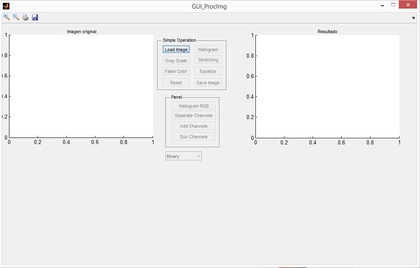
%> input picture 1.jpg, 420 x 268 px, shrunk from 1026 x 655 before the run
$ octave --eval "result = ecualizar(imread('1.jpg'));"   (GNU Octave 9; MATLAB toolbox functions it lacks are replaced by stand-ins)
%> lines starting %> are read from the running program, lines starting %| are printed output that depends on the picture
function [ec_img] = ecualizar(img)

%uint8 a double
img=im2double(img);
%muestra imagen original
figure('Name','Imagen original');
imshow(img);

%ecualizar(img);
mxm=size(img);
%> mxm = [268 420 3]
np=mxm(1)*mxm(2);
%> np = 112560
%% Ecualizaci髇 canal Rojo
[HistR,xHistR]=imhist(img(:,:,1));
%> HistR = 256 values, max 56815 at index 241, min 0 at index 3, mean 439.7; xHistR = 256 values from 0 to 1
fR=zeros(1,256);
fR(1)=0;
acumulado=HistR(1);
%> acumulado = 5
for i=2:255
    fR(i)= acumulado*1/np;
    acumulado=acumulado + HistR(i);
end
%> this loop made 254 passes
%> acumulado on passes 1 to 3: 6, 6, 6
%> after the loop, acumulado = 84366; fR = 256 values, max 0.742 at index 255, min 0 at index 1, mean 0.0471
fR(256)= 1;
%% Ecualizaci髇 canal Verde
[HistG,xHistG]=imhist(img(:,:,2));
%> HistG = 256 values, max 56882 at index 241, min 0 at index 3, mean 439.7; xHistG = 256 values from 0 to 1
fG=zeros(1,256);
fG(1)=0;
acumulado=HistG(1);
%> acumulado = 5
for i=2:255
    fG(i)= acumulado*1/np;
    acumulado=acumulado + HistG(i);
end
%> this loop made 254 passes
%> acumulado on passes 1 to 3: 9, 9, 11
%> after the loop, acumulado = 84423; fG = 256 values, max 0.742 at index 255, min 0 at index 1, mean 0.0476
fG(256)= 1;
%% Ecualizaci髇 canal Azul
[HistB,xHistB]=imhist(img(:,:,3));
%> HistB = 256 values, max 56724 at index 241, min 0 at index 2, mean 439.7; xHistB = 256 values from 0 to 1
fB=zeros(1,256);
fB(1)=0;
acumulado=HistB(1);
%> acumulado = 8
for i=2:255
    fB(i)= acumulado*1/np;
    acumulado=acumulado + HistB(i);
end
%> this loop made 254 passes
%> acumulado on passes 1 to 3: 8, 9, 9
%> after the loop, acumulado = 84431; fB = 256 values, max 0.743 at index 255, min 0 at index 1, mean 0.0474
fB(256)= 1;
%%Obtener la imagen ecualizada
pR=polyfit(xHistR,fR',7);
%> pR = [118.8 -329.7 353.7 -184.4 48.26 -5.87 0.265 -0.00217]
pG=polyfit(xHistG,fG',7);
%> pG = [119.2 -331.2 355.8 -186 48.88 -5.98 0.271 -0.00221]
pB=polyfit(xHistB,fB',7);
%> pB = [119.8 -333 358.3 -187.7 49.47 -6.08 0.279 -0.00233]
[X,Y,Z]=size(img);
%> X = 268; Y = 420; Z = 3
for i=1:X
    for j=1:Y
        ec_r(i,j)=polyval(pR,img(i,j,1));
    end
end
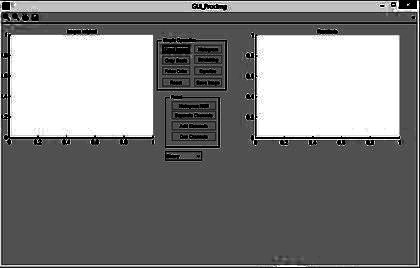
%> ec_r: size 268x420 double; min -0.00404, max 0.998, mean 0.497; drawn with min black and max white
for i=1:X
    for j=1:Y
        ec_g(i,j)=polyval(pG,img(i,j,2));
    end
end
for i=1:X
    for j=1:Y
        ec_b(i,j)=polyval(pB,img(i,j,3));
    end
end
ec_img(:,:,1)=ec_r;
ec_img(:,:,2)=ec_g;
ec_img(:,:,3)=ec_b;


%%Mostrar todo
figure('Name','Ecualizaci髇 histograma R');
subplot(3,1,1)
imhist(img(:,:,1))
subplot(3,1,2)
plot(xHistR,fR);
subplot(3,1,3)
imhist(ec_r)
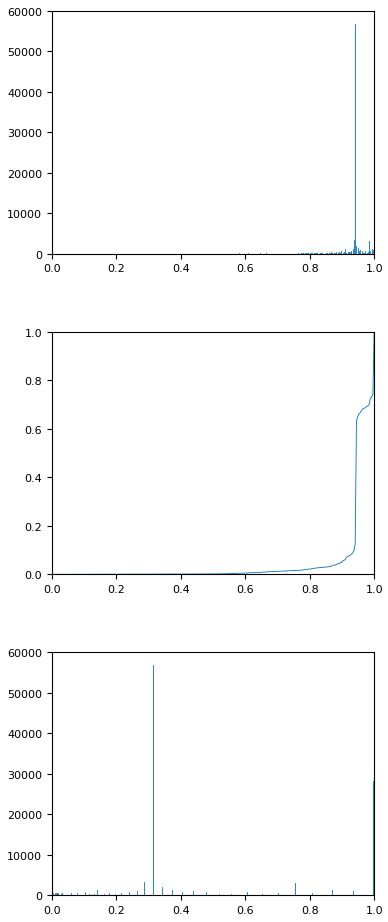
%> figure redrawn from the program's plot data, 3 panels; panel 1: highest point at x = 0.941, y = 56815; panel 2: curve peaks at x = 1, y = 1; panel 3: highest point at x = 0.314, y = 56815

figure('Name','Ecualizaci髇 histograma G');
subplot(3,1,1)
imhist(img(:,:,1))
subplot(3,1,2)
plot(xHistG,fG);
subplot(3,1,3)
imhist(ec_g)
%> figure, not shown here; panel 1: highest point at x = 0.941, y = 56815; panel 2: curve peaks at x = 1, y = 1; panel 3: highest point at x = 0.314, y = 56882

figure('Name','Ecualizaci髇 histograma B');
subplot(3,1,1)
imhist(img(:,:,1))
subplot(3,1,2)
plot(xHistB,fB);
subplot(3,1,3)
imhist(ec_b)
%> figure, not shown here; panel 1: highest point at x = 0.941, y = 56815; panel 2: curve peaks at x = 1, y = 1; panel 3: highest point at x = 0.314, y = 56724


figure('Name','Imagen ecualizada')
imshow(ec_img);

end
